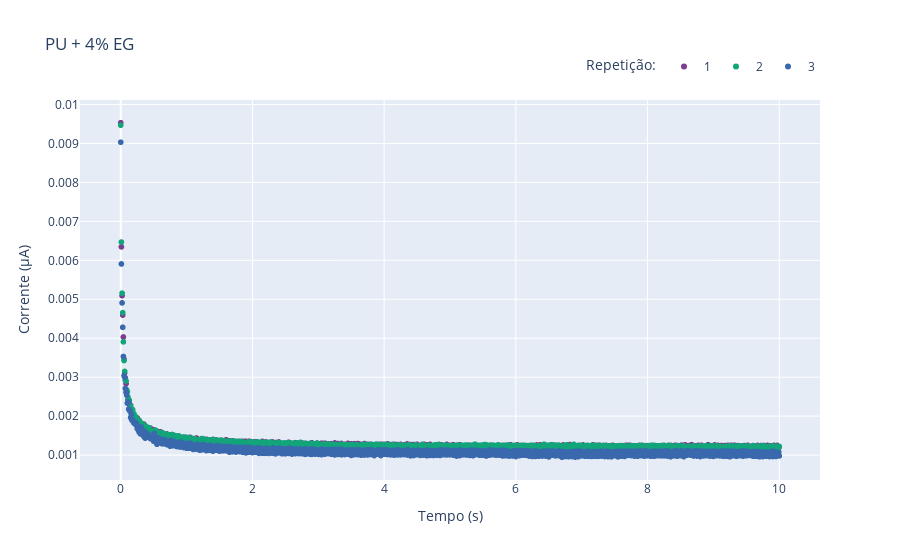

The notebook cell this image was saved under:
### Code cell
pueg4.update_layout(
    xaxis_type="linear",
    xaxis_title = 'Tempo (s)',
    yaxis_type="linear",
    yaxis_title='Corrente (µA)',
    legend = dict(orientation = 'h',
                  y=1.05, 
                  x=1.0,        
                  xanchor= 'right',
                  yanchor= 'bottom',
                  title = dict(text = 'Repetição:')
                 )
)

### Figure 1 — Plotly figure (JSON) as saved in the notebook; plotly's stock layout.template omitted (floating-point values rounded to 4 significant figures; data arrays with more than 128 entries replaced by an {"elided": "..."} marker saying what was removed)
{"data": [{"hovertemplate": "Repetição=1<br>Tempo=%{x}<br>Corrente=%{y}<extra></extra>", "legendgroup": "1", "marker": {"color": "rgb(127, 60, 141)", "symbol": "circle"}, "mode": "markers", "name": "1", "showlegend": true, "type": "scattergl", "x": {"elided": "1001 float values"}, "xaxis": "x", "y": {"elided": "1001 float values"}, "yaxis": "y"}, {"hovertemplate": "Repetição=2<br>Tempo=%{x}<br>Corrente=%{y}<extra></extra>", "legendgroup": "2", "marker": {"color": "rgb(17, 165, 121)", "symbol": "circle"}, "mode": "markers", "name": "2", "showlegend": true, "type": "scattergl", "x": {"elided": "1001 float values"}, "xaxis": "x", "y": {"elided": "1001 float values"}, "yaxis": "y"}, {"hovertemplate": "Repetição=3<br>Tempo=%{x}<br>Corrente=%{y}<extra></extra>", "legendgroup": "3", "marker": {"color": "rgb(57, 105, 172)", "symbol": "circle"}, "mode": "markers", "name": "3", "showlegend": true, "type": "scattergl", "x": {"elided": "1001 float values"}, "xaxis": "x", "y": {"elided": "1001 float values"}, "yaxis": "y"}], "layout": {"legend": {"orientation": "h", "title": {"text": "Repetição:"}, "tracegroupgap": 0, "x": 1, "xanchor": "right", "y": 1.05, "yanchor": "bottom"}, "title": {"text": "PU + 4% EG"}, "xaxis": {"anchor": "y", "domain": [0, 1], "title": {"text": "Tempo (s)"}, "type": "linear"}, "yaxis": {"anchor": "x", "domain": [0, 1], "title": {"text": "Corrente (µA)"}, "type": "linear"}}}
